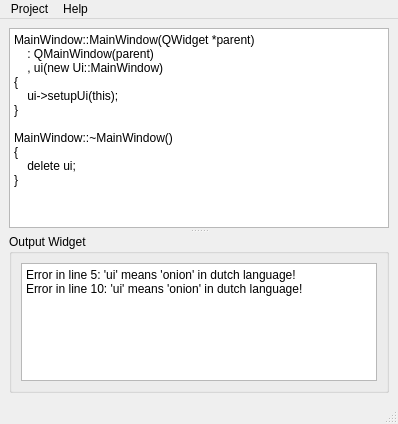
<?xml version="1.0" encoding="UTF-8"?>
<ui version="4.0">
 <class>MainWindow</class>
 <widget class="QMainWindow" name="MainWindow">
  <property name="geometry">
   <rect>
    <x>0</x>
    <y>0</y>
    <width>398</width>
    <height>424</height>
   </rect>
  </property>
  <property name="windowTitle">
   <string>Collapse Demo</string>
  </property>
  <widget class="QWidget" name="centralwidget">
   <layout class="QGridLayout" name="gridLayout">
    <item row="0" column="0">
     <widget class="QSplitter" name="splitter">
      <property name="frameShape">
       <enum>QFrame::NoFrame</enum>
      </property>
      <property name="lineWidth">
       <number>5</number>
      </property>
      <property name="orientation">
       <enum>Qt::Vertical</enum>
      </property>
      <property name="handleWidth">
       <number>6</number>
      </property>
      <property name="childrenCollapsible">
       <bool>false</bool>
      </property>
      <widget class="QTextEdit" name="textEdit">
       <property name="minimumSize">
        <size>
         <width>0</width>
         <height>200</height>
        </size>
       </property>
       <property name="html">
        <string>&lt;!DOCTYPE HTML PUBLIC &quot;-//W3C//DTD HTML 4.0//EN&quot; &quot;http://www.w3.org/TR/REC-html40/strict.dtd&quot;&gt;
&lt;html&gt;&lt;head&gt;&lt;meta name=&quot;qrichtext&quot; content=&quot;1&quot; /&gt;&lt;meta charset=&quot;utf-8&quot; /&gt;&lt;style type=&quot;text/css&quot;&gt;
p, li { white-space: pre-wrap; }
hr { height: 1px; border-width: 0; }
li.unchecked::marker { content: &quot;\2610&quot;; }
li.checked::marker { content: &quot;\2612&quot;; }
&lt;/style&gt;&lt;/head&gt;&lt;body style=&quot; font-family:'Sans Serif'; font-size:9pt; font-weight:400; font-style:normal;&quot;&gt;
&lt;p style=&quot; margin-top:0px; margin-bottom:0px; margin-left:0px; margin-right:0px; -qt-block-indent:0; text-indent:0px;&quot;&gt;MainWindow::MainWindow(QWidget *parent)&lt;/p&gt;
&lt;p style=&quot; margin-top:0px; margin-bottom:0px; margin-left:0px; margin-right:0px; -qt-block-indent:0; text-indent:0px;&quot;&gt;    : QMainWindow(parent)&lt;/p&gt;
&lt;p style=&quot; margin-top:0px; margin-bottom:0px; margin-left:0px; margin-right:0px; -qt-block-indent:0; text-indent:0px;&quot;&gt;    , ui(new Ui::MainWindow)&lt;/p&gt;
&lt;p style=&quot; margin-top:0px; margin-bottom:0px; margin-left:0px; margin-right:0px; -qt-block-indent:0; text-indent:0px;&quot;&gt;{&lt;/p&gt;
&lt;p style=&quot; margin-top:0px; margin-bottom:0px; margin-left:0px; margin-right:0px; -qt-block-indent:0; text-indent:0px;&quot;&gt;    ui-&amp;gt;setupUi(this);&lt;/p&gt;
&lt;p style=&quot; margin-top:0px; margin-bottom:0px; margin-left:0px; margin-right:0px; -qt-block-indent:0; text-indent:0px;&quot;&gt;}&lt;/p&gt;
&lt;p style=&quot;-qt-paragraph-type:empty; margin-top:0px; margin-bottom:0px; margin-left:0px; margin-right:0px; -qt-block-indent:0; text-indent:0px;&quot;&gt;&lt;br /&gt;&lt;/p&gt;
&lt;p style=&quot; margin-top:0px; margin-bottom:0px; margin-left:0px; margin-right:0px; -qt-block-indent:0; text-indent:0px;&quot;&gt;MainWindow::~MainWindow()&lt;/p&gt;
&lt;p style=&quot; margin-top:0px; margin-bottom:0px; margin-left:0px; margin-right:0px; -qt-block-indent:0; text-indent:0px;&quot;&gt;{&lt;/p&gt;
&lt;p style=&quot; margin-top:0px; margin-bottom:0px; margin-left:0px; margin-right:0px; -qt-block-indent:0; text-indent:0px;&quot;&gt;    delete ui;&lt;/p&gt;
&lt;p style=&quot; margin-top:0px; margin-bottom:0px; margin-left:0px; margin-right:0px; -qt-block-indent:0; text-indent:0px;&quot;&gt;}&lt;/p&gt;
&lt;p style=&quot;-qt-paragraph-type:empty; margin-top:0px; margin-bottom:0px; margin-left:0px; margin-right:0px; -qt-block-indent:0; text-indent:0px;&quot;&gt;&lt;br /&gt;&lt;/p&gt;&lt;/body&gt;&lt;/html&gt;</string>
       </property>
      </widget>
      <widget class="QGroupBox" name="groupBox">
       <property name="minimumSize">
        <size>
         <width>120</width>
         <height>0</height>
        </size>
       </property>
       <property name="baseSize">
        <size>
         <width>120</width>
         <height>40</height>
        </size>
       </property>
       <property name="title">
        <string>Output Widget</string>
       </property>
       <layout class="QGridLayout" name="gridLayout_2">
        <item row="0" column="0">
         <widget class="QTextEdit" name="textEdit_2">
          <property name="minimumSize">
           <size>
            <width>0</width>
            <height>90</height>
           </size>
          </property>
          <property name="maximumSize">
           <size>
            <width>16777215</width>
            <height>16777215</height>
           </size>
          </property>
          <property name="html">
           <string>&lt;!DOCTYPE HTML PUBLIC &quot;-//W3C//DTD HTML 4.0//EN&quot; &quot;http://www.w3.org/TR/REC-html40/strict.dtd&quot;&gt;
&lt;html&gt;&lt;head&gt;&lt;meta name=&quot;qrichtext&quot; content=&quot;1&quot; /&gt;&lt;meta charset=&quot;utf-8&quot; /&gt;&lt;style type=&quot;text/css&quot;&gt;
p, li { white-space: pre-wrap; }
hr { height: 1px; border-width: 0; }
li.unchecked::marker { content: &quot;\2610&quot;; }
li.checked::marker { content: &quot;\2612&quot;; }
&lt;/style&gt;&lt;/head&gt;&lt;body style=&quot; font-family:'Sans Serif'; font-size:9pt; font-weight:400; font-style:normal;&quot;&gt;
&lt;p style=&quot; margin-top:0px; margin-bottom:0px; margin-left:0px; margin-right:0px; -qt-block-indent:0; text-indent:0px;&quot;&gt;Error in line 5: 'ui' means 'onion' in dutch language!&lt;/p&gt;
&lt;p style=&quot; margin-top:0px; margin-bottom:0px; margin-left:0px; margin-right:0px; -qt-block-indent:0; text-indent:0px;&quot;&gt;Error in line 10: 'ui' means 'onion' in dutch language!&lt;/p&gt;&lt;/body&gt;&lt;/html&gt;</string>
          </property>
         </widget>
        </item>
       </layout>
      </widget>
     </widget>
    </item>
   </layout>
  </widget>
  <widget class="QMenuBar" name="menubar">
   <property name="geometry">
    <rect>
     <x>0</x>
     <y>0</y>
     <width>398</width>
     <height>22</height>
    </rect>
   </property>
   <widget class="QMenu" name="menuProject">
    <property name="statusTip">
     <string>This menu lets you toggle the output widget...</string>
    </property>
    <property name="title">
     <string>Project</string>
    </property>
    <addaction name="actionShow_Output"/>
    <addaction name="actionHide_Output"/>
    <addaction name="separator"/>
    <addaction name="actionQuit"/>
   </widget>
   <widget class="QMenu" name="menuHelp">
    <property name="statusTip">
     <string>This menu displays some helpful information...</string>
    </property>
    <property name="title">
     <string>Help</string>
    </property>
    <addaction name="actionAbout"/>
    <addaction name="actionAbout_Qt"/>
   </widget>
   <addaction name="menuProject"/>
   <addaction name="menuHelp"/>
  </widget>
  <widget class="QStatusBar" name="statusbar"/>
  <action name="actionShow_Output">
   <property name="checkable">
    <bool>true</bool>
   </property>
   <property name="checked">
    <bool>false</bool>
   </property>
   <property name="text">
    <string>Show Output</string>
   </property>
   <property name="statusTip">
    <string>Output widget will be shown to you!</string>
   </property>
   <property name="shortcut">
    <string>Ctrl+S</string>
   </property>
  </action>
  <action name="actionHide_Output">
   <property name="checkable">
    <bool>true</bool>
   </property>
   <property name="checked">
    <bool>true</bool>
   </property>
   <property name="text">
    <string>Hide Output</string>
   </property>
   <property name="statusTip">
    <string>Output widget will be hidden from you...</string>
   </property>
   <property name="shortcut">
    <string>Ctrl+H</string>
   </property>
  </action>
  <action name="actionQuit">
   <property name="text">
    <string>Quit</string>
   </property>
   <property name="statusTip">
    <string>Quit this little app...</string>
   </property>
   <property name="shortcut">
    <string>Ctrl+Q</string>
   </property>
  </action>
  <action name="actionAbout">
   <property name="text">
    <string>About...</string>
   </property>
   <property name="statusTip">
    <string>Show info about this little app...</string>
   </property>
   <property name="shortcut">
    <string>Ctrl+I</string>
   </property>
  </action>
  <action name="actionAbout_Qt">
   <property name="text">
    <string>About Qt...</string>
   </property>
   <property name="statusTip">
    <string>Show info about Qt version...</string>
   </property>
   <property name="shortcut">
    <string>Ctrl+Shift+I</string>
   </property>
  </action>
 </widget>
 <resources/>
 <connections>
  <connection>
   <sender>actionQuit</sender>
   <signal>triggered()</signal>
   <receiver>MainWindow</receiver>
   <slot>close()</slot>
   <hints>
    <hint type="sourcelabel">
     <x>-1</x>
     <y>-1</y>
    </hint>
    <hint type="destinationlabel">
     <x>198</x>
     <y>211</y>
    </hint>
   </hints>
  </connection>
 </connections>
</ui>
